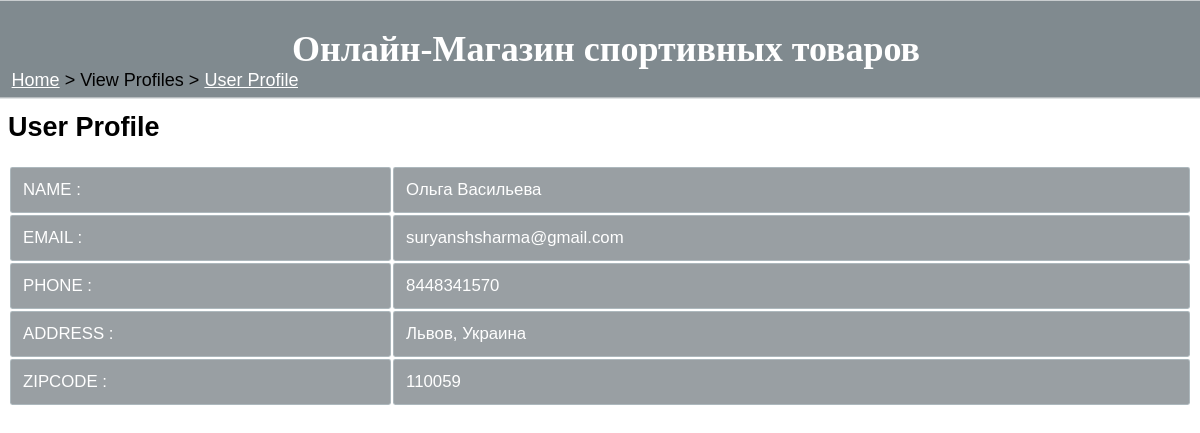
/viewprofile/2 (signed in), run on the app's committed database.
### tables this page shows
CREATE TABLE "user_" (
	"userID"	INTEGER PRIMARY KEY AUTOINCREMENT,
	"name"	varchar(30) NOT NULL,
	"email"	varchar(30) UNIQUE,
	"phone"	varchar(13) NOT NULL,
	"city"	varchar(20) NOT NULL,
	"country"	varchar(20) NOT NULL,
	"zipcode"	varchar(6) NOT NULL,
	"password"	varchar(20) NOT NULL,
	"public_access"	TEXT
);

### app.py (the view)
@app.route("/viewprofile/<id>", methods=["GET"])
def view_profile(id):
    if "userid" not in session:
        return redirect(url_for('home'))
    userid = session["userid"]
    myprofile = (int(userid)==int(id))
    print(myprofile)
    data = profile(id)
    id_exists = True
    if data == False:
        id_exists = False
    profile_type = "Customer"
    return render_template("view_profile.html", type=profile_type, name=data[1],email=data[2],phone=data[3],city=data[4],country=data[5],
                           zip=data[6], myprofile = myprofile, id_exists=id_exists)

### database.py (called while the page is built)
def profile(id):
    conn = sqlite3.connect("shop.db")
    cur = conn.cursor()
    a = cur.execute("SELECT * FROM user_ WHERE userID=?", (id,))
    rows = a.fetchall()
    for row in rows:
        print(row)
    if len(rows)==0:
        return False
    print(rows[0])
    return rows[0]

### templates/view_profile.html (shortened to what this page needs)
<html>
    <head>
        <link rel="stylesheet" href="{{url_for('static', filename='styles.css')}}">
      </head>
<body>
    <div class="sticky">
        <h1>Онлайн-Магазин спортивных товаров</h1>
    </div>
  <div class="nav">
    <p><a href="/">Home</a> > View Profiles > <a href="">User Profile</a></p>
  </div>
    {% if id_exists == True %}
    {% if myprofile==False %}
        <h2>User Profile</h2>
    {% else %}
        <h2>This is my profile</h2>
    {% endif %}
  <table>
    <tr>
      <td>NAME :</td><td>{{name}}</td>
    </tr>
    <tr>
      <td>EMAIL :</td><td>{{email}}</td>
    </tr>
    <tr>
      <td>PHONE :</td><td>{{phone}}</td>
    </tr>
    <tr>
      <td>ADDRESS :</td><td>{{city}}, {{country}}</td>
    </tr>
    <tr>
      <td>ZIPCODE :</td><td>{{zip}}</td>
    </tr>
  </table>
    {% else %}
    <p>Такого идентификатора нет в базе данных</p>
      {% endif %}
</body>
</html>

### static/styles.css (style rules this page uses)
html, body { font-family: 'Source Sans Pro', sans-serif !important; }
div.sticky { position: -webkit-sticky; position: sticky; top: 0.2px; margin: -0.7vw; background-color: rgba(3, 22, 32, 0.5); color: white; padding: 0.3vw; font-size: 1.5vw; border-bottom: 1px solid white; font-family: fantasy; }
div.sticky h1 { padding-left:1vw; text-align: center; }
body { font-family: monospace; font-size: 1.5vw; background-image: url('1.jpg'); background-size: cover; background-repeat: no-repeat; background-attachment: fixed; color: black; max-width: 100%; overflow-x: hidden; }
div.nav { position: fixed; display: block; top: 5vw; margin:-0.7vw; padding-left:1vw; border:none; overflow: hidden; text-align: center; }
div.nav a { text-decoration: underline; color: white; }
table { width: 100%; font-size: 1.4vw; }
td { border: 1px solid rgba(187, 203, 207, 0.589); border-radius: 0.2vw; padding:1vw; text-align: left; background-color: rgba(60, 71, 80, 0.521); color: white; word-wrap: break-word; }
a { text-decoration: underline; color: white; }

### data on the page
user_: name "Ольга Васильева", email "suryanshsharma@gmail.com", phone "8448341570", city "Львов", country "Украина", zipcode "110059"
